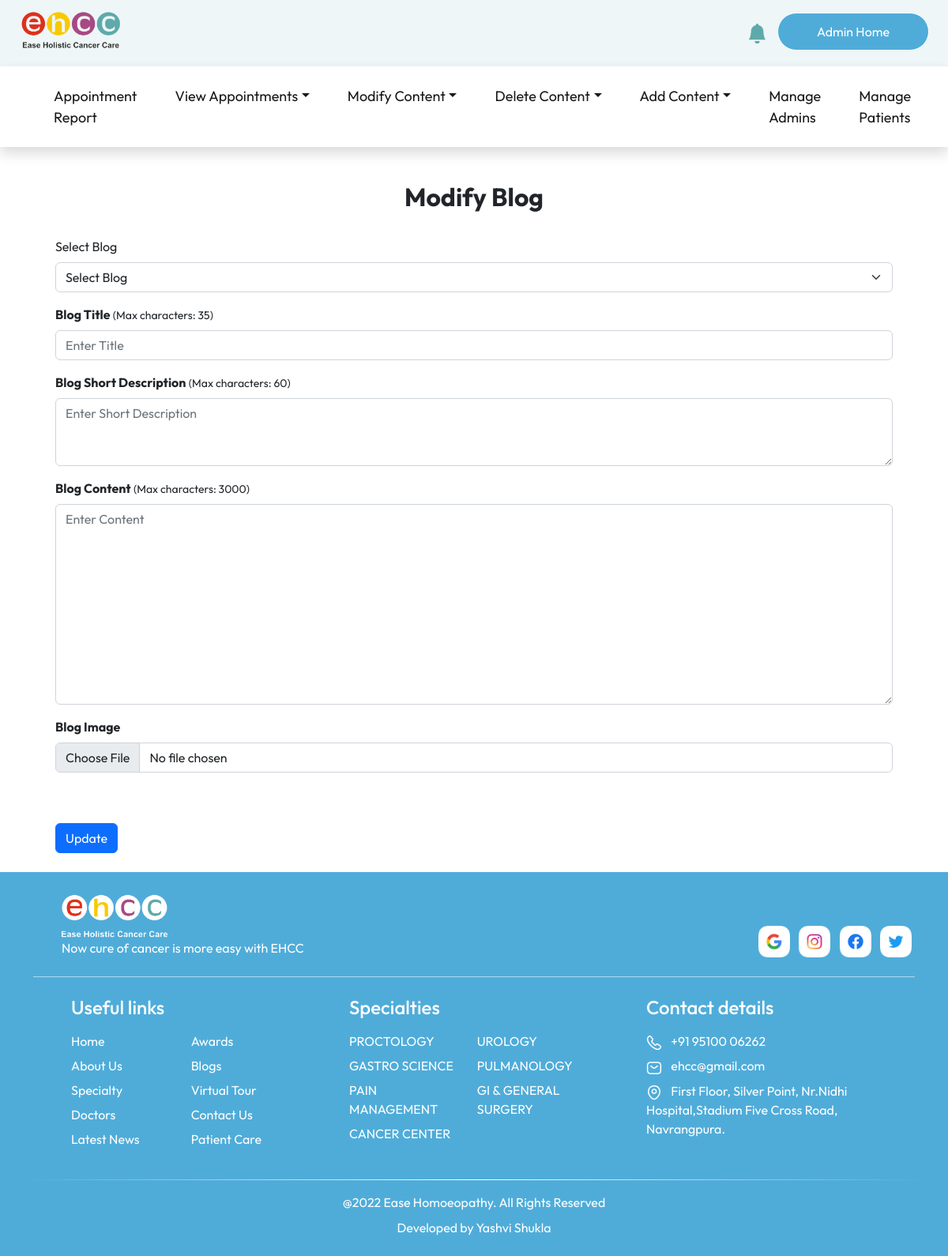
Screenshot of /modifyBlog/ (signed in) with the database file from the repository.
### tables this page shows
CREATE TABLE "social_links" (
	"social_name"	TEXT,
	"social_link"	TEXT
);

CREATE TABLE "specialty" (
	"id"	INTEGER,
	"name"	TEXT,
	"description"	TEXT
, "illustration"	TEXT);

### flask_app.py (the view, shortened to what this page needs)
@app.route("/modifyBlog/",methods = ["POST", "GET"])
def modifyBLog():
    if 'user' in session and session["user_type"] == "admin":
        database_connection = sqlite3.connect(database_location)
        database_cursor = database_connection.cursor()
        blogs = database_cursor.execute("SELECT id,title FROM blogs")
        blogs = blogs.fetchall()
        database_connection.commit()
        database_connection.close()
        return render_template('modifyBlog.html', social_links=social_links, message=None, blogs=blogs, navbar_specialties=navbar_specialties, navbar_diseases=navbar_diseases)
    return redirect(url_for('patientLogin'))

### templates/modifyBlog.html (shortened to what this page needs)
<!DOCTYPE html>
<html lang="en">
<head>
    <link href="https://cdn.jsdelivr.net/npm/bootstrap@5.2.0/dist/css/bootstrap.min.css" rel="stylesheet"
>
    <link rel="stylesheet" href="https://cdn.jsdelivr.net/npm/bootstrap-icons@1.9.1/font/bootstrap-icons.css">
    <link rel="stylesheet" href="../static/stylesheets/common.css">
    <link rel="stylesheet" href="../static/stylesheets/modifyCommon.css">
</head>
<body>
    {% include 'admin_navbar.html' %}
    <div class="container">
        <div class="row justify-content-center px-3 mb-2">
            <div class="col-lg-6 col-md-8 pb-4 pt-2 mt-5">
                <h2 class="mt-4 text-center">
                    <strong>
                        Modify Blog
                    </strong>
                </h2>
            </div>
            <div class="row">
                <div class="col-12">
                    <form action="/modifyBlog/" method="post" enctype="multipart/form-data">
                        <div class="mb-3">
                            <label for="blog_id" class="form-label">Select Blog</label>
                            <select id="blog_id" name="blog_id" class="form-select" required>
                                <option value="" selected disabled hidden>
                                    Select Blog
                                </option>
                            </select>
                        </div>
                        <div class="mb-3">
                            <label for="blog_title" class="form-label">
                                <b>Blog Title</b>
                            </label>
                            <small>(Max characters: 35)</small>
                            <input type="text" class="form-control" id="blog_title" name="blog_title" required
                                maxlength="35" placeholder="Enter Title">
                        </div>
                        <div class="mb-3">
                            <label for="blog_description" class="form-label">
                                <b>Blog Short Description</b>
                            </label>
                            <small>(Max characters: 60)</small>
                            <textarea class="form-control" id="blog_description" name="blog_description" rows="3"
                                maxlength="60" required placeholder="Enter Short Description"></textarea>
                        </div>
                        <div class="mb-3">
                            <label for="blog_content" class="form-label">
                                <b>Blog Content</b>
                            </label>
                            <small>(Max characters: 3000)</small>
                            <textarea class="form-control" id="blog_content" name="blog_content" rows="10" required
                                maxlength="3000" placeholder="Enter Content"></textarea>
                        </div>
                        <div class="mb-3">
                            <label for="blog_image" class="form-label">
                                <b>
                                    Blog Image
                                </b>
                            </label>
                            <input type="file" class="form-control" id="blog_image_input" name="blog_image_input"
                                accept="image/*">
                            <br>
                        </div>
                        <div class="mb-3">
                            <button class="btn btn-primary" type="submit" id="submit">Update</button>
                        </div>
                    </form>
                </div>
            </div>
        </div>
    </div>
    {% include 'footer.html' %}
</body>
</html>

### templates/footer.html (shortened to what this page needs)
<div class="footer">
    <div class="container">
        <div class="row align-items-end">
            <div class="col-md-8 px-md-5 mt-4 mb-3">
                <img src="../../static/images/logo/footer_logo.png" alt="Hospital logo" height="60" />
                <p class="text-white mb-0">
                    Now cure of cancer is more easy with EHCC
                </p>
            </div>
            <div class="col-md-4 pt-4 mb-3 text-md-end">
                {% for social in social_links %}
                <a href="{{social[1]}}">
                    <img src="../../static/images/logo/{{social[0]}}_icon.png" alt="{{social[0]}} logo"
                        class="img-fluid mx-1" style="height: 40px; width: auto;" />
                </a>
                {% endfor %}
            </div>
        </div>
        <div class="footer_line mt-2"></div>
        <div class="row text-white pt-4 ps-md-5 footer_links align-items-start">
            <div class="col-md-4 col-sm-6 mb-4">
                <h4 class="mb-3">Useful links</h4>
                <div class="row">
                    <div class="col-xl-5 col-sm-12 col-6">
                        <a href="/">
                            <p>Home</p>
                        </a>
                        <a href="/about/">
                            <p>About Us</p>
                        </a>
                        <a href="/specialty/">
                            <p>Specialty</p>
                        </a>
                        <a href="/doctors/">
                            <p>Doctors</p>
                        </a>
                        <a href="/news/">
                            <p>Latest News</p>
                        </a>
                    </div>
                    <div class="col-xl-5 col-sm-12 col-6">
                        <a href="/awards/">
                            <p>Awards</p>
                        </a>
                        <a href="/blogs/">
                            <p>Blogs</p>
                        </a>
                        <a href="/virtualTour/">
                            <p>Virtual Tour</p>
                        </a>
                        <a href="/contact/">
                            <p>Contact Us</p>
                        </a>
                        <a href="#">
                            <p>Patient Care</p>
                        </a>
                    </div>
                </div>
            </div>
            <div class="col-md-4 col-sm-6 mb-4 g-md-0">
                <h4 class="mb-3">
                    <a href="/specialty/">
                        Specialties
                    </a>
                </h4>
                <div class="row">
                    <div class="col-xl-5 col-sm-12 col-6">
                        {% for i in range (0,navbar_specialties|length) %}
                        <a href="/diseases/{{navbar_specialties[i][0]}}/">
                            <p>
                                {{ navbar_specialties[i][1] }}
                            </p>
                        </a>
                        {% endfor %}
                    </div>
                    {% if navbar_specialties|length > 4 %}
                    <div class="col-xl-5 col-sm-12 col-6">
                        {% for i in range (4,navbar_specialties|length) %}
                        <a href="/diseases/{{navbar_specialties[i][0]}}/">
                            <p>
                                {{ navbar_specialties[i][1] }}
                            </p>
                        </a>
                        {% endfor %}
                    </div>
                    {% endif %}
                </div>
            </div>
            <div class="col-md-4 col-sm-12">
                <h4 class="mb-3">Contact details</h4>
                <p>
                    <a href="tel:919510006262">
                        <img src="../../static/images/logo/footercall_icon.png" alt="call logo" />
                        <span class="ps-2">+91 95100 06262</span>
                    </a>
                </p>
                <p>
                    <a href="mailto:ehcc@gmail.com">
                        <img src="../../static/images/logo/mail_icon.png" alt="mail icon" />
                        <span class="ps-2">ehcc@gmail.com</span>
                    </a>
                </p>
                <p>
                    <a href="https://goo.gl/maps/SUXSNEnxhgQroknp9" target="_blank">
                        <img src="../../static/images/logo/location_icon.png" alt="location icon" />
                        <span class="ps-2">
                            First Floor, Silver Point, Nr.Nidhi Hospital,Stadium Five Cross Road, Navrangpura.
                        </span>
                    </a>
                </p>
            </div>
        </div>
        <div class="row my-2">
            <div class="footer_line_2"></div>
        </div>
        <div class="row text-white">
            <div class="py-2 text-center">
                @2022 Ease Homoeopathy. All Rights Reserved
            </div>
            <div class="text-center">
                Developed by <a href="" class="footer_credit">Yashvi Shukla</a></br></br>
            </div>
        </div>
    </div>
</div>

### static/stylesheets/common.css (style rules this page uses)
html, body { overflow-x: hidden; }
body { margin-top: 150px; }
* { margin: 0; padding: 0; box-sizing: border-box; font-family: "Outfit", sans-serif; }
:root { --nav-color: #EEF6F7; --primary-color: #5eaaaa; --heading-color: #4facd9; --section-background-color: #cae6f4; --contact-background-color: #284f4f; }
.footer { background-color: var(--heading-color); }
.footer_line { height: 1px; background-color: rgba(255, 255, 255, 0.521); }
.footer_line_2 { height: 1px; background: linear-gradient(to right, rgba(40, 79, 79, 0) 0%, white 50%, rgba(40, 79, 79, 0) 100%); }
.footer_credit { text-decoration: none; color: white; }
.footer_links p { margin-bottom: 7px !important; cursor: pointer; }

### rows the page displays
social_links: social_name (picture)
social_links: social_name (picture)
social_links: social_name (picture)
social_links: social_name (picture)
specialty: name "PROCTOLOGY"
specialty: name "GASTRO SCIENCE"
specialty: name "PAIN MANAGEMENT"
specialty: name "CANCER CENTER"
specialty: name "UROLOGY"
specialty: name "PULMANOLOGY"
specialty: name "GI & GENERAL SURGERY"
